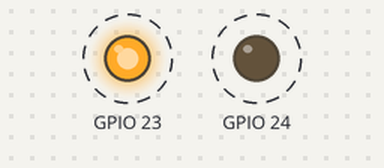
This program was run on a simulated Raspberry Pi (BCM pin numbers). On the bench: output pins drawn as LEDs (lit = HIGH). Dashed ring = blinking.

Above: at 0.2 s.
Timing chart, 0 to 3.0 s (numbered marks = the images above):
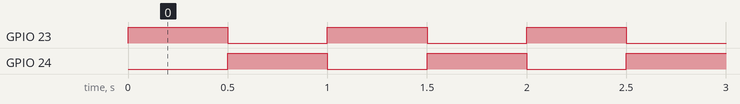

Measured:
- by itself, GPIO 23, GPIO 24: alternates HIGH for 0.50 s and LOW for 0.50 s

The program:

role.py
```python
import RPi.GPIO as GPIO #raspberry pi gpio kutuphanesi eklendi
import time


GPIO.setmode(GPIO.BCM) #Pin numaralari verilmek uzere ayarlandi
GPIO.setup(23, GPIO.OUT) #11. pin => GPIO 17 cikis olarak ayarlandi
GPIO.setup(24, GPIO.OUT)  #3. pin => GPIO 2 cikis olarak ayarlandi

try:
    while True:    #sonsuz dongu
        GPIO.output(23, GPIO.HIGH)  #Sari Ledi Ac
        GPIO.output(24, GPIO.LOW)    #Yesil Ledi Kapat
        time.sleep(.5)               #3 Saniye Bekle

        GPIO.output(23, GPIO.LOW)   #Sari Ledi Kapat
        GPIO.output(24, GPIO.HIGH)   #Yesil Ledi Ac
        time.sleep(.5)             #100 Milisaniye Bekle

#Linux isletim sisteminde konsol ekraninda CTRL+C kombinasyonu
#o anda calisan islemi kapatir.
#Eger klavye kesmesi yani CTRL+C basilirsa KeyboardInterrupt calisir.
except KeyboardInterrupt:
    GPIO.cleanup() #GPIO verilerini temizle
    print 'gpio temizlendi' #Konsol ekraninda mesaj goster.
```
